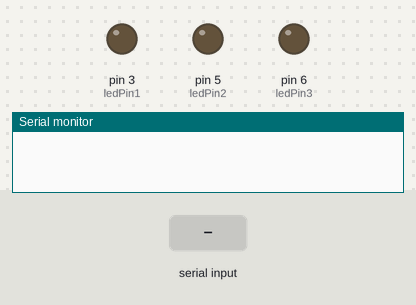
This sketch was run on a simulated Arduino Uno, built with avr-gcc and run on an emulated ATmega328P. Shown: output pins drawn as LEDs (lit = HIGH), the last lines printed to the serial monitor. The test bench sets the inputs (shaded band).

Above: at 1.2 s.
1.3 s: "a" received over Serial
At 1.7 s:
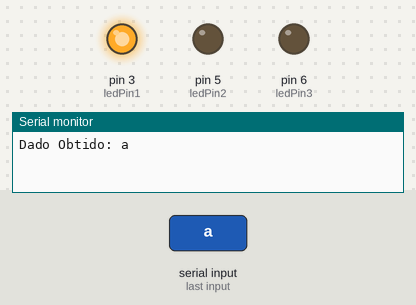
2.9 s: "b" received over the second serial link
At 4.2 s:
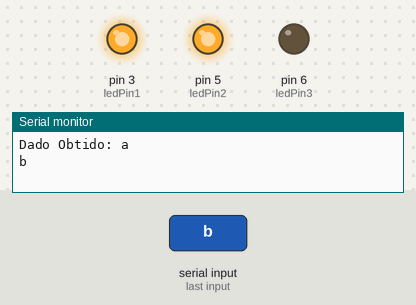
4.5 s: "c" received over Serial
At 5.5 s:
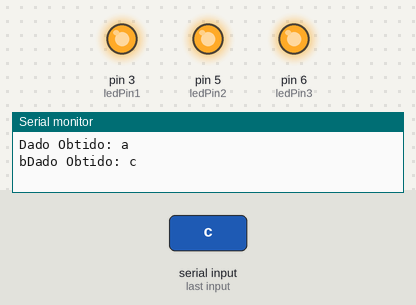
Timing chart, 0 to 7.5 s (numbered marks = the images above; inputs shaded):
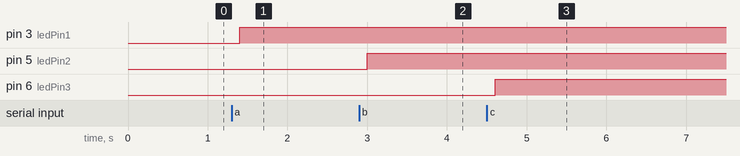

Measured:
- after the input at 1.3 s, pin 3 (ledPin1): LOW → HIGH after 0.10 s
- after the input at 2.9 s, pin 5 (ledPin2): LOW → HIGH after 0.10 s
- after the input at 4.5 s, pin 6 (ledPin3): LOW → HIGH after 0.10 s

The sketch:

Bluetooth_com_Leds.ino.ino
```cpp
#include <SoftwareSerial.h>
int ledPin1 = 3;
int ledPin2 = 5;
int ledPin3 = 6;
SoftwareSerial bluetooth(10, 11);    // 10 = RX e 11 = TX
char caracter;  //Variavel que armazenará letras/números para o acionamento dos leds.
void setup() {

  Serial.begin(9600);
  bluetooth.begin(9600);
  pinMode(ledPin1, OUTPUT) ;
  pinMode(ledPin2, OUTPUT) ;
  pinMode(ledPin3, OUTPUT) ;
}
void loop() {

  // TRoca de informações entre a Porta Serial e o Bluetooth.
  if (bluetooth.available())
  {
    caracter = bluetooth.read();
    Serial.write(caracter);
    bluetooth.write(caracter);
    /*
      if(Serial.available())
      bluetooth.write(Serial.read());
    */
  }
  // Condições para a porta Serial estiver disponivel para ser usada.
  if (Serial.available())
  {
    caracter = Serial.read();
    Serial.print("Dado Obtido: ");
    Serial.println(caracter);
    bluetooth.write(caracter);
  }
  //  Caracteristicas para acionar os Led's
  if (caracter == 'a')
  {
    digitalWrite(ledPin1, HIGH);
  }
  if (caracter == 'b')
  {
    digitalWrite(ledPin2, HIGH);
  }
  if (caracter == 'c')
  {
    digitalWrite(ledPin3, HIGH);
  }
  if (caracter == 'f')
  {
    digitalWrite(ledPin1, LOW);
    digitalWrite(ledPin2, LOW);
    digitalWrite(ledPin3, LOW);
  }
  delay(200);
}
```
